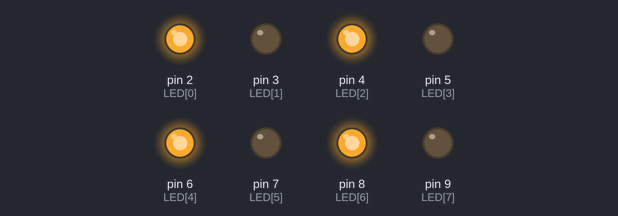
Bench run of a sketch on a simulated Arduino Uno, built with avr-gcc and run on an emulated ATmega328P. Shown: output pins drawn as LEDs (lit = HIGH).

Above: at 2.5 s.
At 3.5 s:
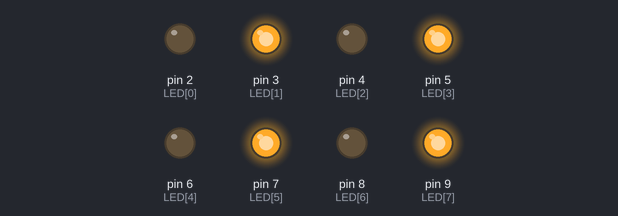
At 6.3 s:
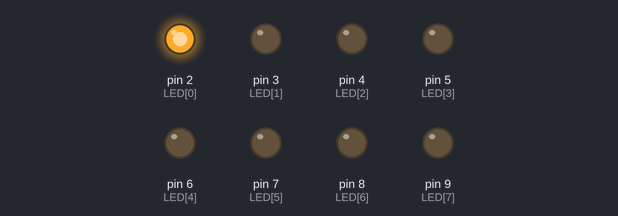
At 7.0 s:
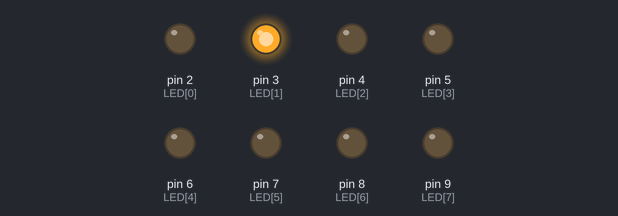
At 9.1 s:
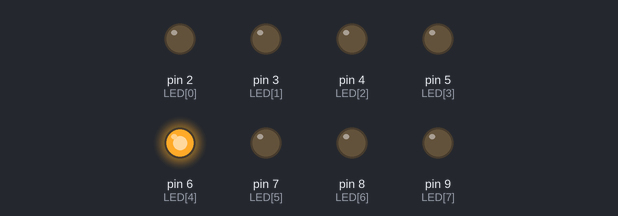
At 11.2 s:
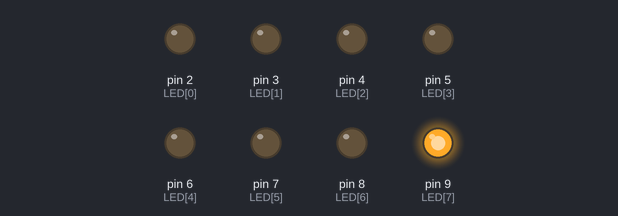
Timing chart, 0 to 15.1 s (numbered marks = the images above):
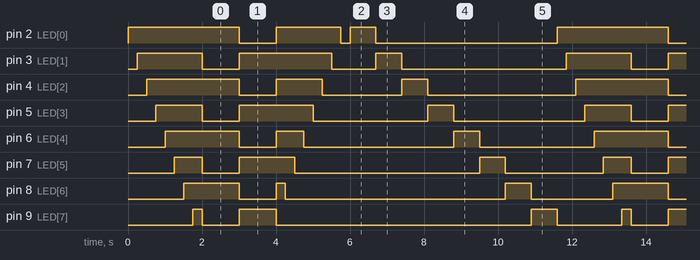

Measured:
- by itself, pin 2 (LED[0]): repeats every 11.6 s: LOW 1.0 s, HIGH 1.8 s, LOW 0.25 s, HIGH 0.70 s, LOW 4.9 s, HIGH 3.0 s
- by itself, pin 3 (LED[1]): repeats every 11.6 s: LOW 1.0 s, HIGH 2.5 s, LOW 1.2 s, HIGH 0.70 s, LOW 4.5 s, HIGH 1.8 s
- by itself, pin 4 (LED[2]): repeats every 11.6 s: LOW 1.0 s, HIGH 1.3 s, LOW 2.2 s, HIGH 0.70 s, LOW 4.0 s, HIGH 2.5 s
- by itself, pin 5 (LED[3]): repeats every 11.6 s: LOW 1.0 s, HIGH 2.0 s, LOW 3.1 s, HIGH 0.70 s, LOW 3.6 s, HIGH 1.3 s
- by itself, pin 6 (LED[4]): repeats every 11.6 s: LOW 1.0 s, HIGH 0.75 s, LOW 4.1 s, HIGH 0.70 s, LOW 3.1 s, HIGH 2.0 s
- by itself, pin 7 (LED[5]): repeats every 11.6 s: LOW 1.0 s, HIGH 1.5 s, LOW 5.0 s, HIGH 0.70 s, LOW 2.7 s, HIGH 0.75 s
- by itself, pin 8 (LED[6]): repeats every 11.6 s: LOW 1.0 s, HIGH 0.25 s, LOW 6.0 s, HIGH 0.70 s, LOW 2.2 s, HIGH 1.5 s
- by itself, pin 9 (LED[7]): repeats every 11.6 s: LOW 1.0 s, HIGH 1.0 s, LOW 6.9 s, HIGH 0.70 s, LOW 1.8 s, HIGH 0.25 s

The sketch:

led_8.ino
```cpp
int LED[ ]={2,3,4,5,6,7,8,9};
void setup() {
    for (int i=0 ;i<8;i++){
      pinMode(LED[i],OUTPUT);
      }
  // put your setup code here, to run once:

}

void loop() {
  digitalWrite(LED[0],HIGH);
  delay(250);
  digitalWrite(LED[1],HIGH);
  delay(250);
  digitalWrite(LED[2],HIGH);
  delay(250);
  digitalWrite(LED[3],HIGH);
  delay(250);
  digitalWrite(LED[4],HIGH);
delay(250);
  digitalWrite(LED[5],HIGH);
delay(250);
  digitalWrite(LED[6],HIGH);
delay(250);
  digitalWrite(LED[7],HIGH);
delay(250);

 for (int i=0 ;i<8;i++){digitalWrite(LED[i],LOW);}
 digitalWrite(LED[0],HIGH);
 digitalWrite(LED[2],HIGH);
 digitalWrite(LED[4],HIGH);
 digitalWrite(LED[6],HIGH);
 delay(1000);

 for (int i=0 ;i<8;i++){digitalWrite(LED[i],LOW);}
 digitalWrite(LED[1],HIGH);
 digitalWrite(LED[3],HIGH);
 digitalWrite(LED[5],HIGH);
 digitalWrite(LED[7],HIGH);
 delay(1000);


 for (int i=0 ;i<8;i++){digitalWrite(LED[i],HIGH);}
digitalWrite(LED[7],LOW);
  delay(250);
  digitalWrite(LED[6],LOW);
  delay(250);
  digitalWrite(LED[5],LOW);
  delay(250);
  digitalWrite(LED[4],LOW);
  delay(250);
  digitalWrite(LED[3],LOW);
delay(250);
  digitalWrite(LED[2],LOW);
delay(250);
  digitalWrite(LED[1],LOW);
delay(250);
  digitalWrite(LED[0],LOW);
delay(250);
  // put your main code here, to run repeatedly:

 for (int i=1 ;i<9;i++) {
   digitalWrite(LED[i-1],HIGH);
   digitalWrite(LED[i+2],LOW);
   delay(700);
   digitalWrite(LED[i-1],LOW);
 }

}
```
